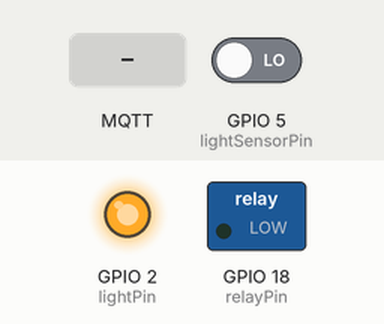
This sketch was run on a simulated ESP32. Parts: switched loads named in the sketch (green lamp = pin HIGH), output pins drawn as LEDs (lit = HIGH). The test bench sets the inputs (shaded band); at power-on: GPIO 5 (lightSensorPin) LOW. WiFi joins after 1.5 s; servers stay silent unless stated; no MQTT or app messages arrive unless stated; what the sketch prints to the serial monitor is not drawn.

Above: at 2.7 s.
2.8 s: MQTT message "ON" arrives on the first subscribed topic
At 4.7 s:
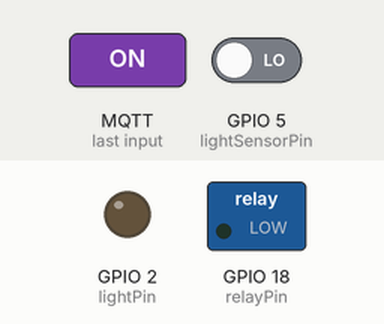
5.0 s: MQTT message "OFF" arrives on the first subscribed topic
At 6.3 s:
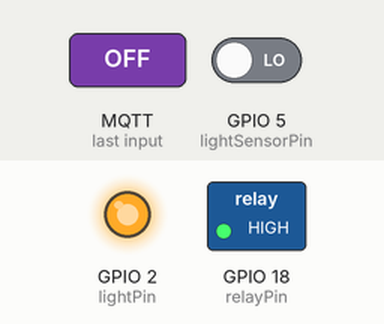
7.0 s: MQTT message "AUTO" arrives on the first subscribed topic
At 8.0 s:
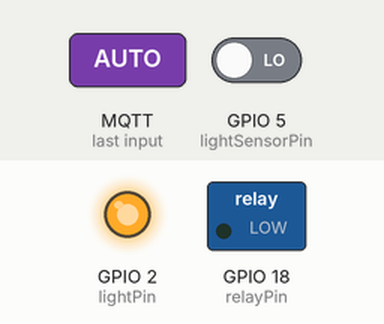
9.0 s: GPIO 5 (lightSensorPin) driven HIGH
At 10.7 s:
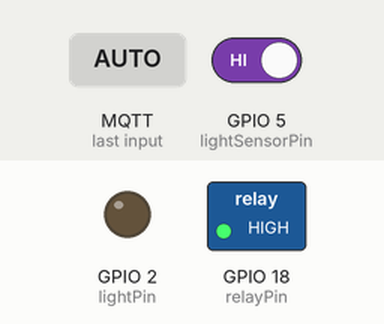
11.0 s: GPIO 5 (lightSensorPin) driven LOW
At 12.4 s:
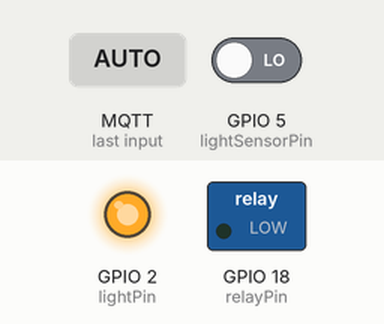
Timing chart, 0 to 14.0 s (numbered marks = the images above; inputs shaded):
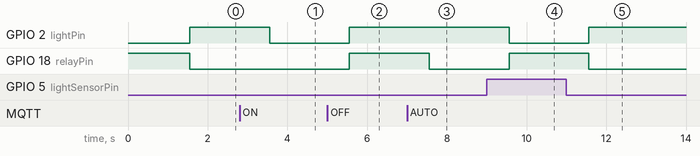

The sketch:

FILEvanh.ino
```cpp
#include <WiFi.h>
#include <PubSubClient.h>

const char* ssid = "iPhone";
const char* password = "12345678";
const char* mqttServer = "172.20.10.2";
const int mqttPort = 1883;
const char* mqttUser = "admin";
const char* mqttPassword = "admin";
const char* mqttTopic = "IOT";

const int lightSensorPin = 5;
const int relayPin = 18;
const int lightPin = 2;

bool autoMode = true;
int prevLightStatus = -1;
bool prevMode = true;


WiFiClient espClient;
PubSubClient client(espClient);

void setup() {
  Serial.begin(115200);

  pinMode(lightSensorPin, INPUT);
  pinMode(relayPin, OUTPUT);
  pinMode(lightPin, OUTPUT);
  digitalWrite(relayPin, HIGH);
  digitalWrite(lightPin, LOW);

  // Kết nối WiFi
  Serial.print("Đang kết nối WiFi");
  WiFi.begin(ssid, password);
  while (WiFi.status() != WL_CONNECTED) {
    delay(500);
    Serial.print(".");
    Serial.println(WiFi.status());  // In trạng thái kết nối WiFi
  }
  Serial.println("\nĐã kết nối WiFi");

  // Thiết lập MQTT
  client.setServer(mqttServer, mqttPort);
  client.setCallback(callback);
}

void loop() {
  if (!client.connected()) {
    reconnect();
  }
  client.loop();

  if (autoMode) {
    int lightStatus = digitalRead(lightSensorPin);
    Serial.print("Trạng thái cảm biến ánh sáng: ");
    Serial.println(lightStatus);


    if (lightStatus == HIGH) {
      digitalWrite(relayPin, HIGH);
      digitalWrite(lightPin, LOW);
      //Serial.println("Ánh sáng cao, tắt đèn.");
       client.publish(mqttTopic,  "{\"mode\": \"auto\", \"status\": \"ON\"}");
    } else {
      digitalWrite(relayPin, LOW);
      digitalWrite(lightPin, HIGH);
      //Serial.println("Ánh sáng thấp, bật đèn.");
       client.publish(mqttTopic,  "{\"mode\": \"auto\", \"status\": \"OFF\"}");
    }
  }

  delay(1000);
}

void callback(char* topic, byte* payload, unsigned int length) {
  char message[50];
  memcpy(message, payload, length);
  message[length] = '\0';

  Serial.print("Nhận lệnh: ");
  Serial.println(message);

  if (strcmp(message, "ON") == 0) {
    autoMode = false;
    digitalWrite(relayPin, LOW);
    digitalWrite(lightPin, LOW);
    Serial.println("Bật đèn (thủ công)");
    client.publish(mqttTopic,  "{\"mode\": \"manual\", \"status\": \"ON\"}");
  }
  else if (strcmp(message, "OFF") == 0) {
    autoMode = false;
    digitalWrite(relayPin, HIGH);
    digitalWrite(lightPin, HIGH);
    Serial.println("Tắt đèn (thủ công)");
  client.publish(mqttTopic,  "{\"mode\": \"manual\", \"status\": \"OFF\"}");
  }
  else if (strcmp(message, "AUTO") == 0) {
    autoMode = true;
    Serial.println("Chuyển sang chế độ tự động");
  }
}

void reconnect() {
  while (!client.connected()) {
    Serial.print("Kết nối MQTT...");
    if (client.connect("ESP32Client", mqttUser, mqttPassword)) {
      Serial.println("đã kết nối");
      client.subscribe(mqttTopic);
    } else {
      Serial.print("lỗi, rc=");
      Serial.print(client.state());
      Serial.println(" Thử lại sau 5 giây");
      delay(5000);
    }
  }
}
```

Measured:
- after the input at 2.8 s, GPIO 2 (lightPin): HIGH → LOW after 0.76 s
- after the input at 5.0 s, GPIO 2 (lightPin), GPIO 18 (relayPin): LOW → HIGH after 0.56 s
- after the input at 7.0 s, GPIO 18 (relayPin): HIGH → LOW after 0.56 s
- after the input at 9.0 s, GPIO 2 (lightPin): HIGH → LOW after 0.56 s; GPIO 18 (relayPin): LOW → HIGH after 0.56 s
- after the input at 11.0 s, GPIO 2 (lightPin): LOW → HIGH after 0.56 s; GPIO 18 (relayPin): HIGH → LOW after 0.56 s
